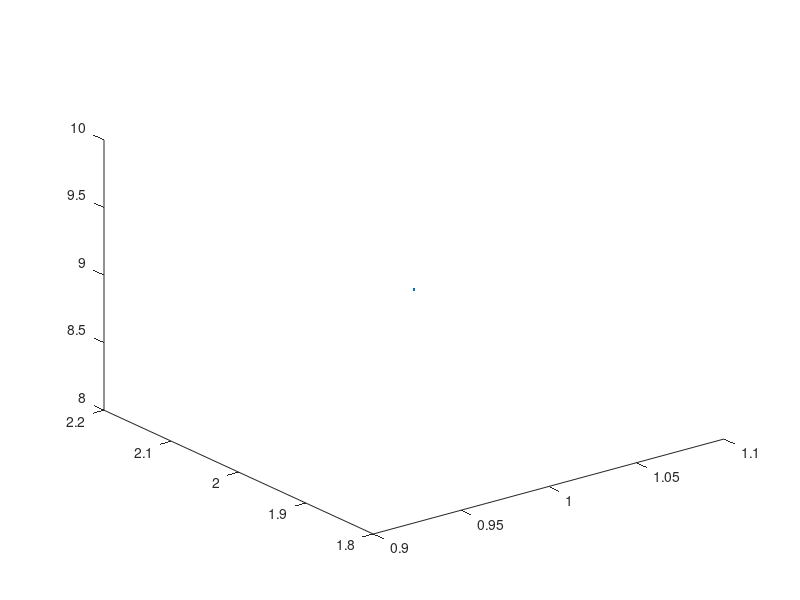

This figure's MATLAB source: (Note: this script raises an error after producing the figure.)
close all; 
H = 480;
W = 640;

fov = 15;
camera_center = [0; 1; -1];
camera_axis = [0; 0; 1];
camera_axis = camera_axis / norm(camera_axis);

%% Define the XYZ location of a point with respect to camera
% X = 2*(rand-0.5);   
% Y = 2*(rand-0.5);  
X =  1;
Y =  1;
M = [X; Y; 10];
M = M + camera_center;
%% This creates the rendered image of the point
figure('Position',[100 100 W H]);
plot3(M(1), M(2), M(3),'.');
camproj('perspective'); axis image; axis off;
set(gca, 'Units', 'pixels', 'Position', [1 1 W H]);
set(gcf, 'Color', [1 1 1]); 
camva(fov); 
campos(camera_center);  
camtarget(camera_axis);  

F = getframe(gcf);    
I = rgb2gray(F.cdata);    
% figure, imshow(I,[]), impixelinfo;

%% Plot in 3d
figure; hold on; axis equal;
mypoint(M, 'b');
mypoint(camera_center, 'r');
offset = (M - camera_center)' * camera_axis;
Q = camera_center + offset  * camera_axis;
Q1 = W / H * offset * tand(fov/2) * [1; 0; 0];
Q2 = - W / H * offset * tand(fov/2) * [1; 0; 0];
Q3 = offset * tand(fov/2) * [0; 1; 0];
Q4 = - offset * tand(fov/2) * [0; 1; 0];
myline(camera_center, Q, 'r');
myline(camera_center, Q + Q1, 'b');
myline(camera_center, Q + Q2, 'b');
myline(camera_center, Q + Q3, 'b');
myline(camera_center, Q + Q4, 'b');
myline(Q + Q1 + Q3, Q + Q1 + Q4, 'g');
myline(Q + Q1 + Q3, Q + Q2 + Q3, 'g');
myline(Q + Q2 + Q3, Q + Q2 + Q4, 'g');
myline(Q + Q2 + Q4, Q + Q1 + Q4, 'g');

%% Detect the centroid of the point in the rendered image
region = regionprops(I<255);
disp('Point detected at: '), disp(region.Centroid);




%% Calculate where I expect the point to appear
focal = h/2/tand(fov/2);
% x = focal * M(1)/M(3) + w/2 + 0.5;
% y = focal * M(2)/M(3) + h/2 + 0.5;
M = M - camera_center;
%M = [M; 1];

a = camera_axis; b = [0; 0; 1];
%R = vrrotvec2mat(vrrotvec(a, b));
%t = camera_center;
%R = eye(3, 3);
%t = zeros(3, 1);
%K = [R, -t];
A = [focal 0       W/2 + 0.5;
     0     focal   H/2 + 0.5;
     0     0       1];
P = A;
m = P * M;
m = m ./ m(3);

disp('Point should be at: '); disp([m(1), m(2)]);